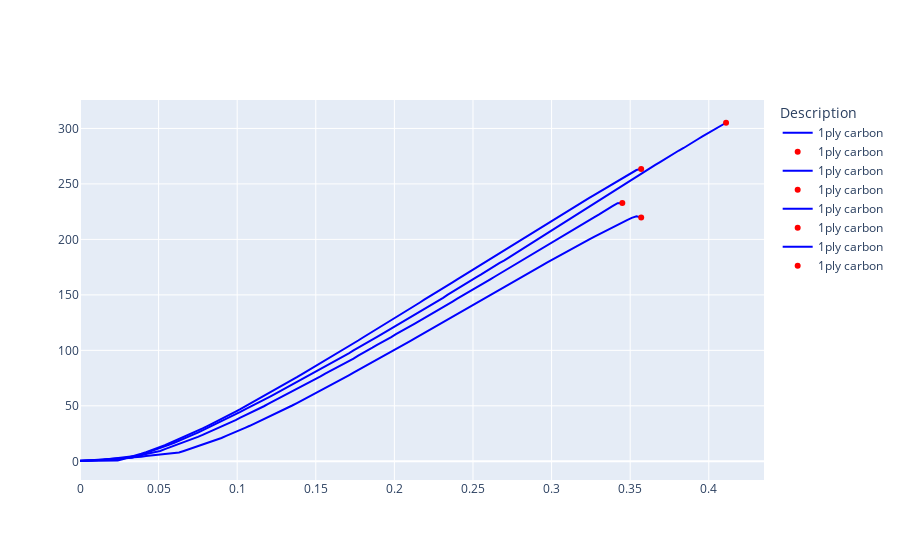
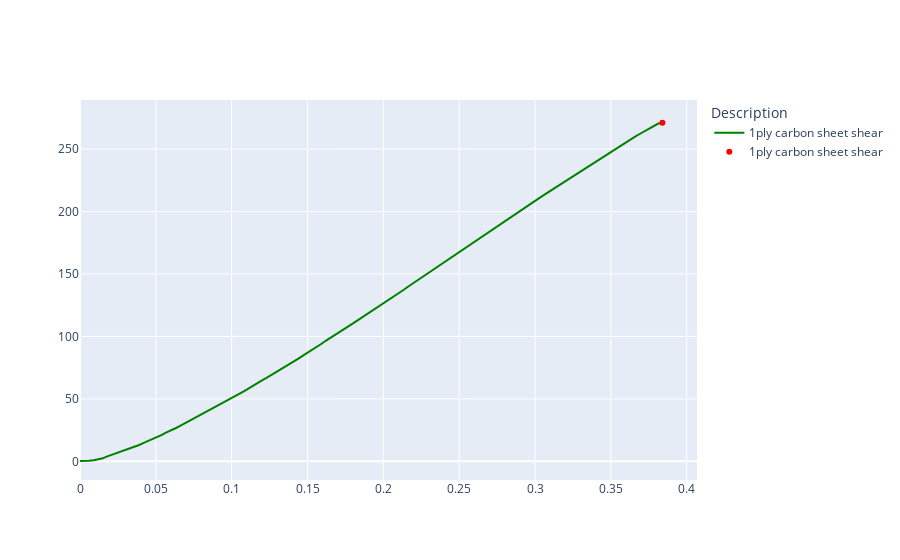
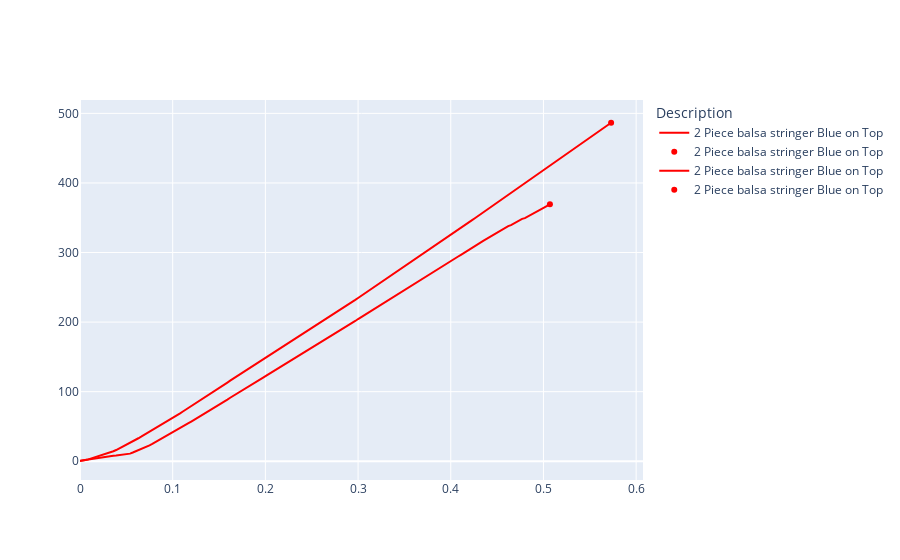
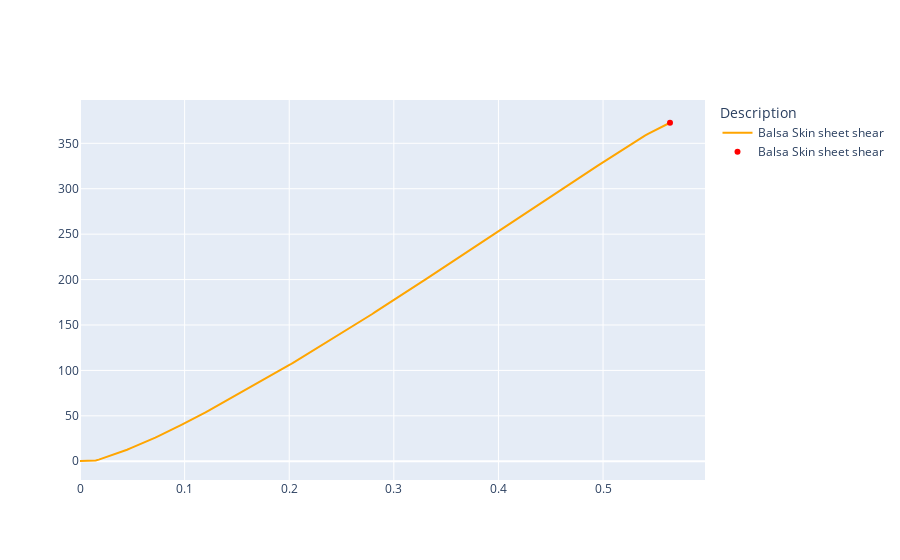

Source (notebook cell) for these figures, in order:
### Code cell
plot_test_specimens(specimens_df)

### Figure 1 — Plotly figure (JSON) as saved in the notebook; plotly's stock layout.template omitted (floating-point values rounded to 4 significant figures; data arrays with more than 128 entries replaced by an {"elided": "..."} marker saying what was removed)
{"data": [{"hovertemplate": "Crosshead (in)=%{x}<br>Load (lbf)=%{y}<extra></extra>", "legendgroup": "", "line": {"color": "blue", "dash": "solid"}, "marker": {"symbol": "circle"}, "mode": "lines", "name": "1ply carbon", "orientation": "v", "showlegend": true, "type": "scatter", "x": [0, 0.005998, 0.008995, 0.012, 0.024, 0.027, 0.03, 0.033, 0.036, 0.039, 0.042, 0.045, 0.048, 0.051, 0.054, 0.057, 0.06, 0.063, 0.066, 0.069, 0.072, 0.075, 0.078, 0.081, 0.084, 0.087, 0.09, 0.093, 0.096, 0.099, 0.102, 0.105, 0.108, 0.111, 0.114, 0.117, 0.12, 0.123, 0.126, 0.129, 0.132, 0.135, 0.138, 0.141, 0.144, 0.147, 0.15, 0.153, 0.156, 0.159, 0.162, 0.165, 0.168, 0.171, 0.174, 0.177, 0.18, 0.183, 0.186, 0.189, 0.192, 0.195, 0.198, 0.201, 0.204, 0.207, 0.21, 0.213, 0.216, 0.219, 0.222, 0.225, 0.228, 0.231, 0.234, 0.237, 0.24, 0.243, 0.246, 0.249, 0.252, 0.255, 0.258, 0.261, 0.264, 0.267, 0.27, 0.273, 0.276, 0.279, 0.282, 0.285, 0.288, 0.291, 0.294, 0.297, 0.3, 0.303, 0.306, 0.309, 0.312, 0.315, 0.318, 0.321, 0.324, 0.327, 0.33, 0.333, 0.336, 0.339, 0.342, 0.345, 0.348, 0.351, 0.354, 0.357], "xaxis": "x", "y": [0.2681, 0.3912, 0.4058, 0.3778, 0.7509, 1.871, 2.974, 4.176, 5.641, 6.888, 8.265, 9.612, 11.24, 12.84, 14.44, 16.25, 18.06, 19.86, 21.75, 23.55, 25.55, 27.56, 29.65, 31.78, 33.84, 36.02, 38.08, 40.18, 42.44, 44.78, 46.97, 49.33, 51.56, 53.95, 56.37, 58.7, 61.2, 63.58, 66.08, 68.47, 70.9, 73.4, 75.81, 78.39, 80.88, 83.33, 85.72, 88.33, 90.8, 93.46, 95.93, 98.44, 101.1, 103.6, 106.3, 108.9, 111.6, 114.1, 116.7, 119.4, 122.1, 124.6, 127.2, 129.8, 132.4, 135.0, 137.7, 140.4, 142.9, 145.7, 148.2, 150.9, 153.5, 156.1, 158.8, 161.3, 164.0, 166.6, 169.4, 172.1, 174.6, 177.3, 179.8, 182.5, 185.2, 187.8, 190.4, 193.0, 195.6, 198.2, 200.8, 203.5, 206.1, 208.8, 211.4, 214.1, 216.7, 219.2, 222.0, 224.4, 227.2, 229.5, 232.3, 234.8, 237.5, 240.0, 242.5, 245.1, 247.7, 250.3, 252.8, 255.3, 257.8, 260.1, 262.5, 263.6], "yaxis": "y"}, {"line": {"color": "blue"}, "marker": {"color": "red"}, "mode": "markers", "name": "1ply carbon", "showlegend": true, "type": "scatter", "x": [0.357], "y": [263.6]}, {"hovertemplate": "Crosshead (in)=%{x}<br>Load (lbf)=%{y}<extra></extra>", "legendgroup": "", "line": {"color": "blue", "dash": "solid"}, "marker": {"symbol": "circle"}, "mode": "lines", "name": "1ply carbon", "orientation": "v", "showlegend": true, "type": "scatter", "x": [0, 0.003001, 0.006003, 0.008999, 0.012, 0.015, 0.018, 0.021, 0.024, 0.027, 0.03, 0.03301, 0.036, 0.039, 0.042, 0.045, 0.048, 0.051, 0.054, 0.057, 0.06, 0.063, 0.066, 0.069, 0.072, 0.075, 0.078, 0.081, 0.084, 0.087, 0.09, 0.093, 0.096, 0.099, 0.102, 0.105, 0.108, 0.111, 0.114, 0.117, 0.12, 0.123, 0.126, 0.129, 0.132, 0.135, 0.138, 0.141, 0.144, 0.147, 0.15, 0.153, 0.156, 0.159, 0.162, 0.165, 0.168, 0.171, 0.174, 0.177, 0.18, 0.183, 0.186, 0.189, 0.192, 0.195, 0.198, 0.201, 0.204, 0.207, 0.21, 0.213, 0.216, 0.219, 0.222, 0.225, 0.228, 0.231, 0.234, 0.237, 0.24, 0.243, 0.246, 0.249, 0.252, 0.255, 0.258, 0.261, 0.264, 0.267, 0.27, 0.273, 0.276, 0.279, 0.282, 0.285, 0.288, 0.291, 0.294, 0.297, 0.3, 0.303, 0.306, 0.309, 0.312, 0.315, 0.318, 0.321, 0.324, 0.327, 0.33, 0.333, 0.336, 0.339, 0.342, 0.345, 0.348, 0.351, 0.354, 0.357], "xaxis": "x", "y": [0.364, 0.6198, 0.7558, 1.059, 1.304, 1.501, 1.718, 2.12, 2.376, 2.638, 2.902, 3.231, 3.765, 4.125, 4.703, 5.365, 5.458, 6.049, 6.509, 7.016, 7.478, 7.904, 9.27, 10.69, 12.12, 13.47, 14.9, 16.37, 17.75, 19.42, 21.03, 22.85, 24.53, 26.44, 28.32, 30.19, 32.02, 33.98, 36.06, 37.9, 40.06, 41.96, 44.06, 46.0, 48.2, 50.29, 52.48, 54.7, 56.9, 59.04, 61.25, 63.59, 65.85, 68.2, 70.48, 72.83, 75.12, 77.52, 79.88, 82.2, 84.53, 86.87, 89.17, 91.56, 93.93, 96.42, 98.7, 101.2, 103.5, 106.0, 108.4, 110.8, 113.3, 115.7, 118.1, 120.6, 123.1, 125.5, 128.0, 130.4, 132.8, 135.2, 137.7, 140.2, 142.6, 145.2, 147.6, 149.9, 152.4, 154.9, 157.3, 159.8, 162.2, 164.5, 167.0, 169.4, 171.8, 174.2, 176.6, 179.0, 181.4, 183.8, 186.1, 188.5, 190.8, 193.0, 195.3, 197.6, 200.0, 202.2, 204.5, 206.8, 209.0, 211.3, 213.4, 215.5, 217.5, 219.4, 220.7, 219.8], "yaxis": "y"}, {"line": {"color": "blue"}, "marker": {"color": "red"}, "mode": "markers", "name": "1ply carbon", "showlegend": true, "type": "scatter", "x": [0.357], "y": [219.8]}, {"hovertemplate": "Crosshead (in)=%{x}<br>Load (lbf)=%{y}<extra></extra>", "legendgroup": "", "line": {"color": "blue", "dash": "solid"}, "marker": {"symbol": "circle"}, "mode": "lines", "name": "1ply carbon", "orientation": "v", "showlegend": true, "type": "scatter", "x": {"elided": "138 float values"}, "xaxis": "x", "y": {"elided": "138 float values"}, "yaxis": "y"}, {"line": {"color": "blue"}, "marker": {"color": "red"}, "mode": "markers", "name": "1ply carbon", "showlegend": true, "type": "scatter", "x": [0.411], "y": [305.1]}, {"hovertemplate": "Crosshead (in)=%{x}<br>Load (lbf)=%{y}<extra></extra>", "legendgroup": "", "line": {"color": "blue", "dash": "solid"}, "marker": {"symbol": "circle"}, "mode": "lines", "name": "1ply carbon", "orientation": "v", "showlegend": true, "type": "scatter", "x": [0, 0.003001, 0.006, 0.009002, 0.012, 0.015, 0.018, 0.021, 0.024, 0.027, 0.03, 0.033, 0.036, 0.039, 0.042, 0.045, 0.048, 0.051, 0.054, 0.057, 0.06, 0.063, 0.066, 0.069, 0.072, 0.075, 0.078, 0.081, 0.084, 0.087, 0.09, 0.093, 0.096, 0.099, 0.102, 0.105, 0.108, 0.111, 0.114, 0.117, 0.12, 0.123, 0.126, 0.129, 0.132, 0.135, 0.138, 0.141, 0.144, 0.147, 0.15, 0.153, 0.156, 0.159, 0.162, 0.165, 0.168, 0.171, 0.174, 0.177, 0.18, 0.183, 0.186, 0.189, 0.192, 0.195, 0.198, 0.201, 0.204, 0.207, 0.21, 0.213, 0.216, 0.219, 0.222, 0.225, 0.228, 0.231, 0.234, 0.237, 0.24, 0.243, 0.246, 0.249, 0.252, 0.255, 0.258, 0.261, 0.264, 0.267, 0.27, 0.273, 0.276, 0.279, 0.282, 0.285, 0.288, 0.291, 0.294, 0.297, 0.3, 0.303, 0.306, 0.309, 0.312, 0.315, 0.318, 0.321, 0.324, 0.327, 0.33, 0.333, 0.336, 0.339, 0.342, 0.345], "xaxis": "x", "y": [0.6167, 0.63, 0.7201, 0.9834, 1.092, 1.338, 1.854, 1.98, 2.406, 2.92, 3.458, 3.956, 4.538, 5.416, 6.5, 7.461, 8.444, 9.307, 10.99, 12.46, 14.1, 15.43, 17.05, 18.85, 20.27, 22.04, 23.77, 25.59, 27.31, 29.3, 31.4, 33.42, 35.16, 37.19, 39.37, 41.27, 43.35, 45.56, 47.5, 49.62, 51.96, 54.14, 56.36, 58.43, 60.74, 62.96, 65.33, 67.4, 69.71, 72.02, 74.25, 76.46, 78.98, 81.17, 83.66, 85.89, 88.31, 90.65, 92.58, 95.3, 97.5, 99.89, 102.4, 104.9, 107.1, 109.7, 111.9, 114.6, 116.8, 119.2, 121.9, 124.1, 126.6, 129.0, 131.6, 134.0, 136.5, 139.0, 141.4, 144.0, 146.6, 149.2, 151.4, 154.0, 156.5, 159.0, 161.6, 164.0, 166.6, 169.1, 171.6, 174.0, 176.7, 179.2, 181.7, 184.4, 186.8, 189.3, 192.0, 194.2, 196.9, 199.4, 202.0, 204.6, 207.1, 209.7, 212.3, 215.0, 217.4, 219.9, 222.4, 225.2, 227.4, 230.1, 232.6, 232.8], "yaxis": "y"}, {"line": {"color": "blue"}, "marker": {"color": "red"}, "mode": "markers", "name": "1ply carbon", "showlegend": true, "type": "scatter", "x": [0.345], "y": [232.8]}], "layout": {"legend": {"title": {"text": "Description"}}, "showlegend": true}}

### Figure 2 — Plotly figure (JSON) as saved in the notebook; plotly's stock layout.template omitted (floating-point values rounded to 4 significant figures; data arrays with more than 128 entries replaced by an {"elided": "..."} marker saying what was removed)
{"data": [{"hovertemplate": "Crosshead (in)=%{x}<br>Load (lbf)=%{y}<extra></extra>", "legendgroup": "", "line": {"color": "green", "dash": "solid"}, "marker": {"symbol": "circle"}, "mode": "lines", "name": "1ply carbon sheet shear", "orientation": "v", "showlegend": true, "type": "scatter", "x": {"elided": "129 float values"}, "xaxis": "x", "y": {"elided": "129 float values"}, "yaxis": "y"}, {"line": {"color": "green"}, "marker": {"color": "red"}, "mode": "markers", "name": "1ply carbon sheet shear", "showlegend": true, "type": "scatter", "x": [0.384], "y": [271.1]}], "layout": {"legend": {"title": {"text": "Description"}}, "showlegend": true}}

### Figure 3 — Plotly figure (JSON) as saved in the notebook; plotly's stock layout.template omitted (floating-point values rounded to 4 significant figures; data arrays with more than 128 entries replaced by an {"elided": "..."} marker saying what was removed)
{"data": [{"hovertemplate": "Crosshead (in)=%{x}<br>Load (lbf)=%{y}<extra></extra>", "legendgroup": "", "line": {"color": "red", "dash": "solid"}, "marker": {"symbol": "circle"}, "mode": "lines", "name": "2 Piece balsa stringer Blue on Top", "orientation": "v", "showlegend": true, "type": "scatter", "x": {"elided": "192 float values"}, "xaxis": "x", "y": {"elided": "192 float values"}, "yaxis": "y"}, {"line": {"color": "red"}, "marker": {"color": "red"}, "mode": "markers", "name": "2 Piece balsa stringer Blue on Top", "showlegend": true, "type": "scatter", "x": [0.573], "y": [486.5]}, {"hovertemplate": "Crosshead (in)=%{x}<br>Load (lbf)=%{y}<extra></extra>", "legendgroup": "", "line": {"color": "red", "dash": "solid"}, "marker": {"symbol": "circle"}, "mode": "lines", "name": "2 Piece balsa stringer Blue on Top", "orientation": "v", "showlegend": true, "type": "scatter", "x": {"elided": "170 float values"}, "xaxis": "x", "y": {"elided": "170 float values"}, "yaxis": "y"}, {"line": {"color": "red"}, "marker": {"color": "red"}, "mode": "markers", "name": "2 Piece balsa stringer Blue on Top", "showlegend": true, "type": "scatter", "x": [0.507], "y": [369.3]}], "layout": {"legend": {"title": {"text": "Description"}}, "showlegend": true}}

### Figure 4 — Plotly figure (JSON) as saved in the notebook; plotly's stock layout.template omitted (floating-point values rounded to 4 significant figures; data arrays with more than 128 entries replaced by an {"elided": "..."} marker saying what was removed)
{"data": [{"hovertemplate": "Crosshead (in)=%{x}<br>Load (lbf)=%{y}<extra></extra>", "legendgroup": "", "line": {"color": "orange", "dash": "solid"}, "marker": {"symbol": "circle"}, "mode": "lines", "name": "Balsa Skin sheet shear", "orientation": "v", "showlegend": true, "type": "scatter", "x": {"elided": "189 float values"}, "xaxis": "x", "y": {"elided": "189 float values"}, "yaxis": "y"}, {"line": {"color": "orange"}, "marker": {"color": "red"}, "mode": "markers", "name": "Balsa Skin sheet shear", "showlegend": true, "type": "scatter", "x": [0.564], "y": [372.6]}], "layout": {"legend": {"title": {"text": "Description"}}, "showlegend": true}}
